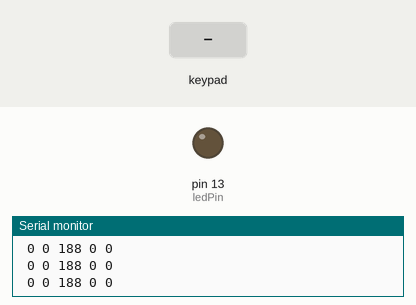
The sketch below on a simulated Arduino Uno, built with avr-gcc and run on an emulated ATmega328P. Parts: output pins drawn as LEDs (lit = HIGH), the last lines printed to the serial monitor. The test bench sets the inputs (shaded band).

Above: at 1.2 s.
1.3 s: key 'X' pressed
At 1.52 s:
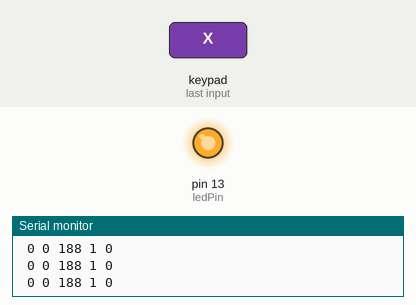
Timing chart, 0 to 4.3 s (numbered marks = the images above; inputs shaded):
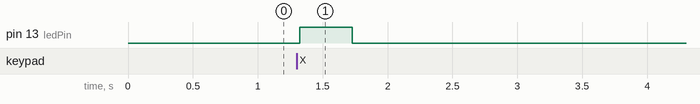

The sketch:

wiichuck.ino
```cpp
/*
 Name:		wiichuck.ino
 Created:	2019/03/27 14:51:01
 Author:	53177a
*/

#include <Arduino.h>
#include <Wire.h>
#include "ArduinoNunchuk.h"

byte accx, accy, accz, zbut, cbut;
int ledPin = 13;

ArduinoNunchuk nunchuk = ArduinoNunchuk();

void setup() {
	Serial.begin(9600);
	nunchuk.init();

	pinMode(ledPin, OUTPUT);
}

void loop() {
	nunchuk.update();

		accx = nunchuk.accelX; // ranges from approx 70 - 182
		accy = nunchuk.accelY; // ranges from approx 65 - 173
		accz = nunchuk.accelZ;
		zbut = nunchuk.zButton;
		cbut = nunchuk.cButton;

		/*Serial.print("accx: ");*/	  Serial.print(" "); Serial.print((byte)accx, DEC);
		/*Serial.print(" accy: ");*/ Serial.print(" "); Serial.print((byte)accy, DEC);
		/*Serial.print(" accz: ");*/ Serial.print(" "); Serial.print((byte)accz, DEC);
		/*Serial.print(" zbut: ");*/ Serial.print(" "); Serial.print((byte)zbut, DEC);
		/*Serial.print(" cbut: ");*/ Serial.print(" "); Serial.println((byte)cbut, DEC);

		if (zbut == 1 || cbut == 1) digitalWrite(ledPin, HIGH);
		else digitalWrite(ledPin, LOW);

	delay(50);
}
```

Measured:
- after the input at 1.3 s, pin 13 (ledPin): LOW → HIGH at once, → LOW 0.41 s later
